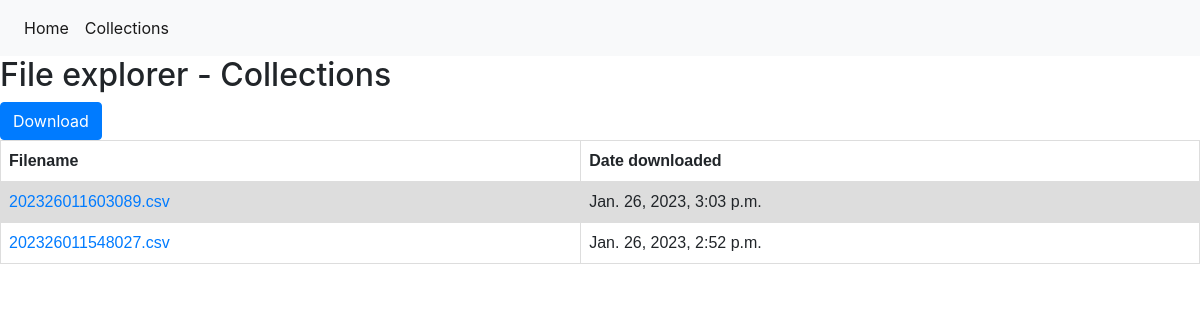
The page /collections/ on the database as committed earlier.
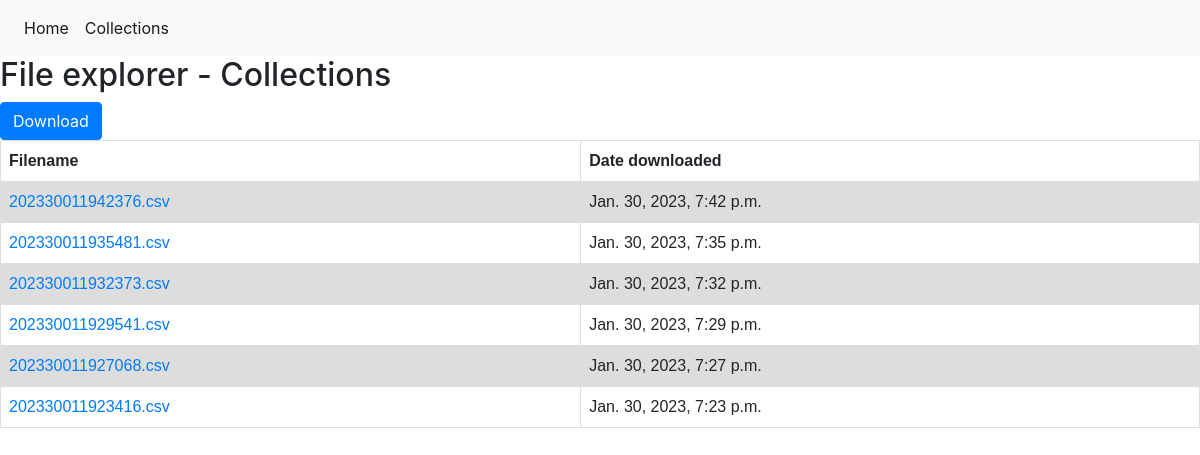
The same page on the database as committed later.
### core/models.py (models this page shows, shortened)
class Metadata(models.Model):
    filename = models.CharField(max_length=255)
    download_date = models.DateTimeField()

### core/views.py (the view)
# urls.py: path('collections/', views.collections, name='collections'),
def collections(request):
    files = Metadata.objects.all().order_by('-id')
    context = {
        'files': files
    }
    return render(request, 'core/collections.html', context)

### core/templates/core/collections.html (shortened to what this page needs)
<!DOCTYPE html>
<html lang="en">
<head>
</head>
<body>
{% extends 'main.html' %}
{% block content %}
    <h2>File explorer - Collections </h2>
    <a href="{% url 'download_data' %}"><button type="button" class="btn btn-primary">Download</button></a>
    <table>
        <th>Filename</th>
        <th>Date downloaded</th>
        {% for file in files %}
        <tr>
            <td><a href="{% url 'single_collection' file.id %}">{{file.filename}}</a></td>
            <td>{{file.download_date}}</td>
        </tr>
        {% endfor %}
    </table>
{% endblock content %}

Rows that differ between the two databases and show on the page:
removed Metadata: filename "202326011603089.csv", download_date "Jan. 26, 2023, 3:03 p.m."
removed Metadata: filename "202326011548027.csv", download_date "Jan. 26, 2023, 2:52 p.m."
added Metadata: filename "202330011942376.csv", download_date "Jan. 30, 2023, 7:42 p.m."
added Metadata: filename "202330011935481.csv", download_date "Jan. 30, 2023, 7:35 p.m."
added Metadata: filename "202330011932373.csv", download_date "Jan. 30, 2023, 7:32 p.m."
added Metadata: filename "202330011929541.csv", download_date "Jan. 30, 2023, 7:29 p.m."
added Metadata: filename "202330011927068.csv", download_date "Jan. 30, 2023, 7:27 p.m."
added Metadata: filename "202330011923416.csv", download_date "Jan. 30, 2023, 7:23 p.m."
